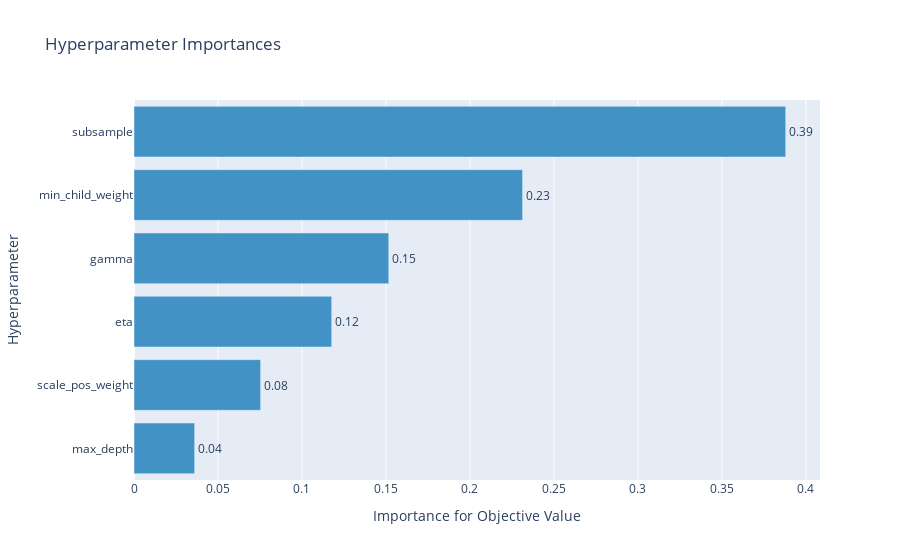

This figure's notebook cell:
### Code cell
optuna.visualization.plot_param_importances(study)

### Figure 1 — Plotly figure (JSON) as saved in the notebook; plotly's stock layout.template omitted (floating-point values rounded to 4 significant figures)
{"data": [{"cliponaxis": false, "hovertemplate": ["max_depth (IntUniformDistribution): 0.0360987918115981<extra></extra>", "scale_pos_weight (UniformDistribution): 0.07535866508266702<extra></extra>", "eta (LogUniformDistribution): 0.11767255821998912<extra></extra>", "gamma (UniformDistribution): 0.15164424285152622<extra></extra>", "min_child_weight (IntUniformDistribution): 0.23129669718815124<extra></extra>", "subsample (UniformDistribution): 0.38792904484606827<extra></extra>"], "marker": {"color": "rgb(66,146,198)"}, "orientation": "h", "text": ["0.0360987918115981", "0.07535866508266702", "0.11767255821998912", "0.15164424285152622", "0.23129669718815124", "0.38792904484606827"], "textposition": "outside", "texttemplate": "%{text:.2f}", "type": "bar", "x": [0.0361, 0.07536, 0.1177, 0.1516, 0.2313, 0.3879], "y": ["max_depth", "scale_pos_weight", "eta", "gamma", "min_child_weight", "subsample"]}], "layout": {"showlegend": false, "title": {"text": "Hyperparameter Importances"}, "xaxis": {"title": {"text": "Importance for Objective Value"}}, "yaxis": {"title": {"text": "Hyperparameter"}}}}
